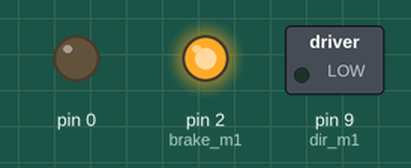
Recording of a sketch running on a simulated Arduino Uno, built with avr-gcc and run on an emulated ATmega328P. On the bench: switched loads named in the sketch (green lamp = pin HIGH), output pins drawn as LEDs (lit = HIGH).

Above: at 0.05 s.
At 5.75 s:
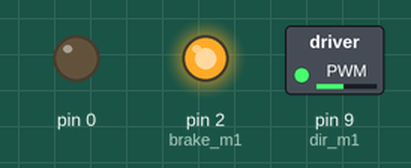
At 11.55 s:
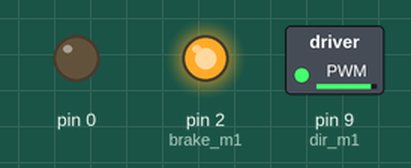
At 23.15 s:
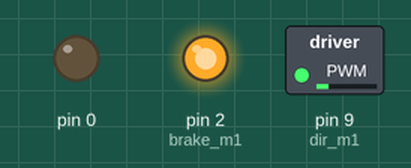
Timing chart, 0 to 33.3 s (numbered marks = the images above):
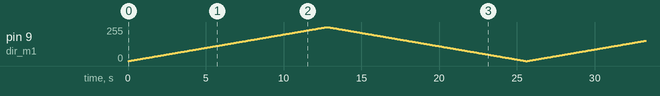

The sketch:

teste_motor_v1.ino
```cpp
/**********
08/04/2018
teste com pwm na direção
pino da velocidade = 5v
valpwm<127 - gira em uma direção
valpwm>127 - gira em outra direção
valpwm=127 - aciona brake e para

FUNCIONAMENTO FORÇADO COM MUITO RUÍDO E AQUECIMENTO
**********/


int valPWM = 0;
int dir_m1 = 9;
int en_m1; // sempre em alta
int brake_m1 = 2;

void setup() {
  pinMode(dir_m1, OUTPUT);
  pinMode(en_m1, OUTPUT);
  pinMode(brake_m1, OUTPUT);
  digitalWrite (brake_m1, HIGH);
}

void loop() {
  //digitalWrite(en_m1, HIGH);

  while (valPWM <= 255) {
    if (valPWM == 127)
      digitalWrite (brake_m1, LOW);
    digitalWrite (brake_m1, HIGH);
    analogWrite(dir_m1, valPWM);
    delay(50);
    valPWM++;
  }
  while (valPWM > 0) {
    if (valPWM == 127)
      digitalWrite (brake_m1, LOW);
    digitalWrite (brake_m1, HIGH);
    valPWM--;
    analogWrite(dir_m1, valPWM);
    delay(50);
  }
}
```
